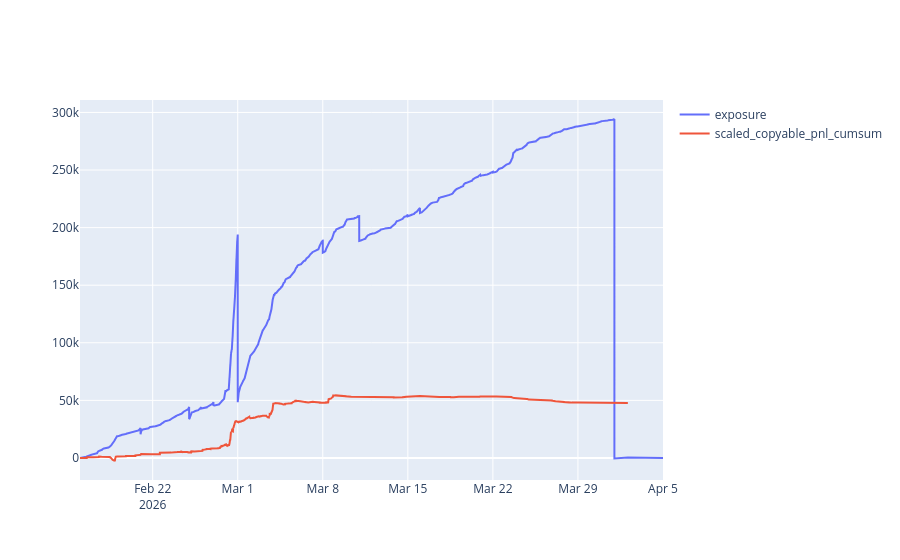

Notebook code cell kept with this figure:
### Code cell
df_plot = df.groupby('end_date_iso').agg(
    scaled_copyable_pnl=('scaled_copyable_pnl', 'sum'),
    ending_exposure=('scaled_copyable_pnl_exposure', 'sum'),
).reset_index()

df.sort_values('bucket', inplace=True)
df['scaled_copyable_pnl_cumsum'] = df['scaled_copyable_pnl'].cumsum()

df_pnl = df[['bucket', 'scaled_copyable_pnl_cumsum']].copy()

# exposure ends at EOD of end_date, so shift by 24h
df_exposure = df_plot[['end_date_iso', 'ending_exposure']].copy()
df_exposure['end_date_iso'] = pd.to_datetime(df_exposure['end_date_iso']) + pd.Timedelta(days=1)
df_exposure.rename(columns={'end_date_iso': 'dt', 'ending_exposure': 'exposure_delta'}, inplace=True)

resolution_exposure = df_exposure.groupby('dt').agg(exposure_delta=('exposure_delta', 'sum')).reset_index()
resolution_exposure['exposure_delta'] = resolution_exposure['exposure_delta'] * -1

buy_exposure = df[['bucket', 'scaled_copyable_pnl_exposure']].rename(columns={'bucket': 'dt', 'scaled_copyable_pnl_exposure': 'exposure_delta'})

df_exposure = ( pd.concat([resolution_exposure, buy_exposure], ignore_index=True)
    .reset_index(drop=True)
)

df_exposure.sort_values('dt', inplace=True)
df_exposure['exposure'] = df_exposure['exposure_delta'].cumsum()

# df_plot['end_date_iso'] = pd.to_datetime(df_plot['end_date_iso']) + pd.Timedelta(days=1)

import plotly.graph_objects as go

fig = go.Figure()

fig.add_trace(go.Scatter(
    x=df_exposure['dt'],
    y=df_exposure['exposure'],
    mode='lines',
    name='exposure'
))

fig.add_trace(go.Scatter(
    x=df_pnl['bucket'],
    y=df_pnl['scaled_copyable_pnl_cumsum'],
    mode='lines',
    name='scaled_copyable_pnl_cumsum'
))

fig.show()

### Figure 1 — Plotly figure (JSON) as saved in the notebook; plotly's stock layout.template omitted (floating-point values rounded to 4 significant figures; data arrays with more than 128 entries replaced by an {"elided": "..."} marker saying what was removed)
{"data": [{"mode": "lines", "name": "exposure", "type": "scatter", "x": {"elided": "14196 str values"}, "y": {"elided": "14196 float values"}}, {"mode": "lines", "name": "scaled_copyable_pnl_cumsum", "type": "scatter", "x": {"elided": "14170 str values"}, "y": {"elided": "14170 float values"}}], "layout": {}}
